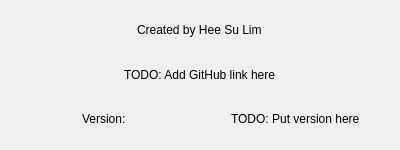
<?xml version="1.0" encoding="UTF-8"?>
<ui version="4.0">
 <class>AboutWindow</class>
 <widget class="QDialog" name="AboutWindow">
  <property name="geometry">
   <rect>
    <x>0</x>
    <y>0</y>
    <width>400</width>
    <height>150</height>
   </rect>
  </property>
  <property name="windowTitle">
   <string>About</string>
  </property>
  <layout class="QGridLayout" name="gridLayout">
   <item row="0" column="0">
    <layout class="QVBoxLayout" name="verticalLayout">
     <item alignment="Qt::AlignHCenter|Qt::AlignVCenter">
      <widget class="QLabel" name="authorLabel">
       <property name="text">
        <string>Created by Hee Su Lim</string>
       </property>
      </widget>
     </item>
     <item alignment="Qt::AlignHCenter|Qt::AlignVCenter">
      <widget class="QLabel" name="linkLabel">
       <property name="text">
        <string>TODO: Add GitHub link here</string>
       </property>
      </widget>
     </item>
     <item>
      <layout class="QHBoxLayout" name="horizontalLayout">
       <item alignment="Qt::AlignHCenter|Qt::AlignVCenter">
        <widget class="QLabel" name="versLabelPassive">
         <property name="text">
          <string>Version:</string>
         </property>
        </widget>
       </item>
       <item alignment="Qt::AlignHCenter|Qt::AlignVCenter">
        <widget class="QLabel" name="versLabelActive">
         <property name="text">
          <string>TODO: Put version here</string>
         </property>
        </widget>
       </item>
      </layout>
     </item>
    </layout>
   </item>
  </layout>
 </widget>
 <resources/>
 <connections/>
</ui>
